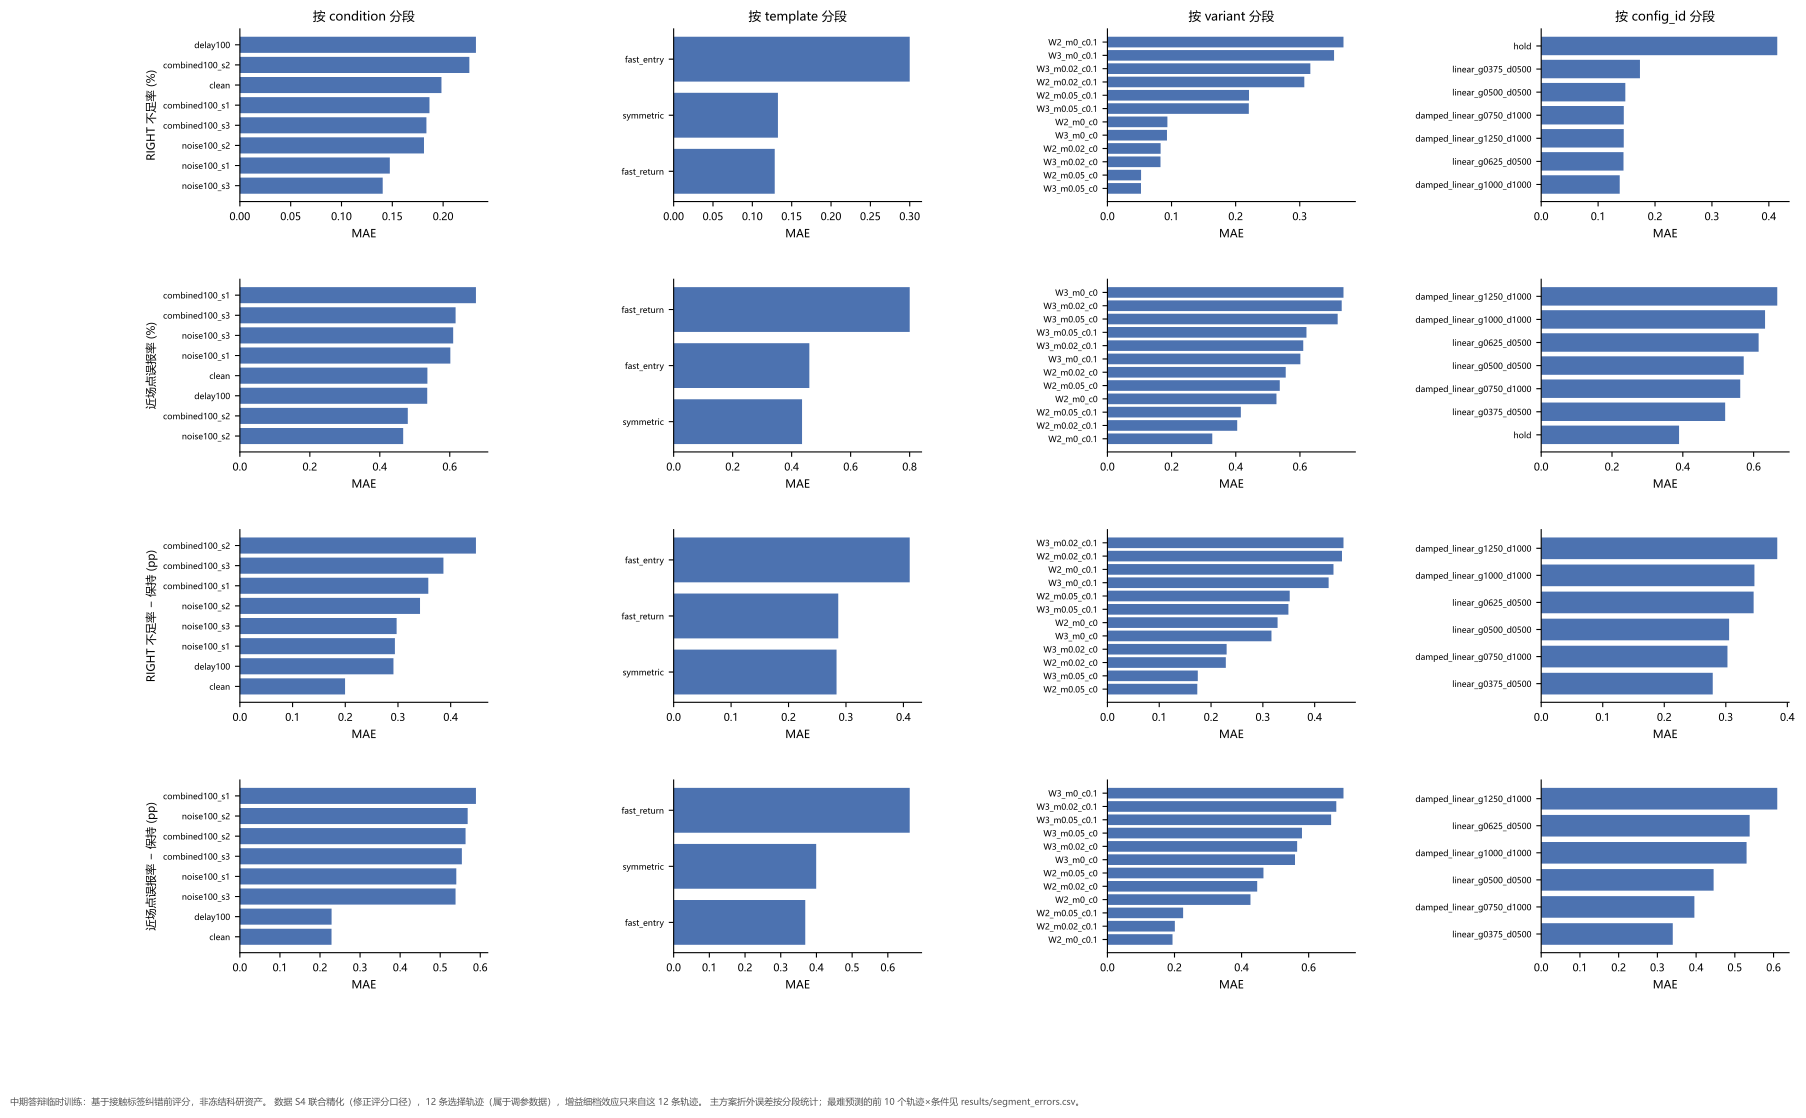

Recreate this plot in Python.
"""Tavotto entry: existing results only; no training, no simulation.
original_plot_code
"""
import sys
from pathlib import Path
LIBRARY=Path(__file__).resolve().parents[1]
SUPPORT=LIBRARY / "site-packages"
if str(SUPPORT) not in sys.path: sys.path.insert(0,str(SUPPORT))
from _support import draw

fig=draw('M4_趋势增益精化', 'fig04_分段误差')
fig.savefig(Path(__file__).parent / 'M4__fig04_分段误差.pdf')
